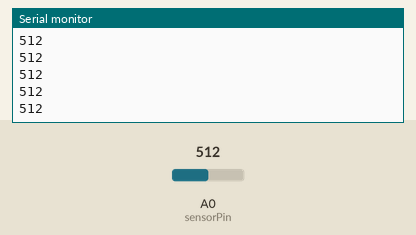
Simulated run of this sketch. Board: Arduino Uno, built with avr-gcc and run on an emulated ATmega328P. Shown: the last lines printed to the serial monitor. The test bench sets the inputs (shaded band); at power-on: A0 (sensorPin) = 512.

Above: at 1.2 s.
1.3 s: A0 (sensorPin) set to 716
At 2.0 s:
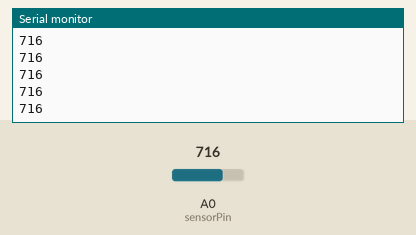
2.8 s: A0 (sensorPin) set to 900
At 3.6 s:
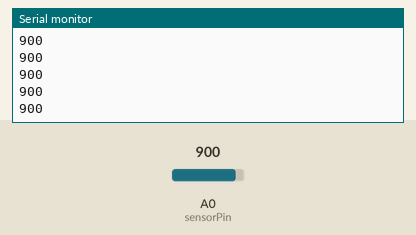
Timing chart, 0 to 5.8 s (numbered marks = the images above; inputs shaded):
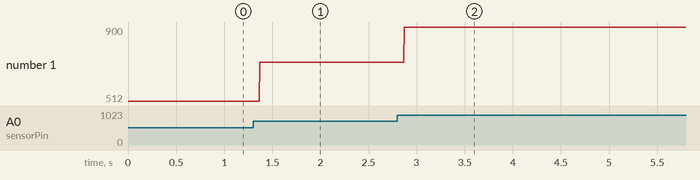

The sketch:

Reading_analog_value.ino
```cpp
// private include
/* BEGIN USER CODE PI */
/* END USER CODE PI */

// private define
/* BEGIN USER CODE PD */
/* END USER CODE PD */

// private macro
/* BEGIN USER CODE PM */
/* END USER CODE PM */

// private variable
/* BEGIN USER CODE PV */
int sensorPin = A0;
int digitalValue = 0;
/* END USER CODE PV */

/* BEGIN USER CODE 0 */
/* END USER CODE 0 */

// private function
/* BEGIN USER CODE PF */
/* END USER CODE PF */

/* BEGIN USER CODE 1 */
/* END USER CODE 1 */

void setup() {
  // put your setup code here, to run once:
  /* BEGIN USER CODE 2 */
  Serial.begin(9600);
  /* END USER CODE 2 */
}

void loop() {
  // put your main code here, to run repeatedly:
  /* END USER CODE LOOP */
  /* BEGIN USER CODE 3 */
  digitalValue = analogRead(sensorPin);
  Serial.println(digitalValue);
}
/* END USER CODE 3 */
```

Measured:
- after the input at 1.3 s, the serial monitor: prints a new line after 0.07 s (image 1)
- after the input at 2.8 s, the serial monitor: prints a new line after 0.07 s (image 2)
- plotted number 1: 512 → 716 after the input at 1.3 s, 716 → 900 after the input at 2.8 s
